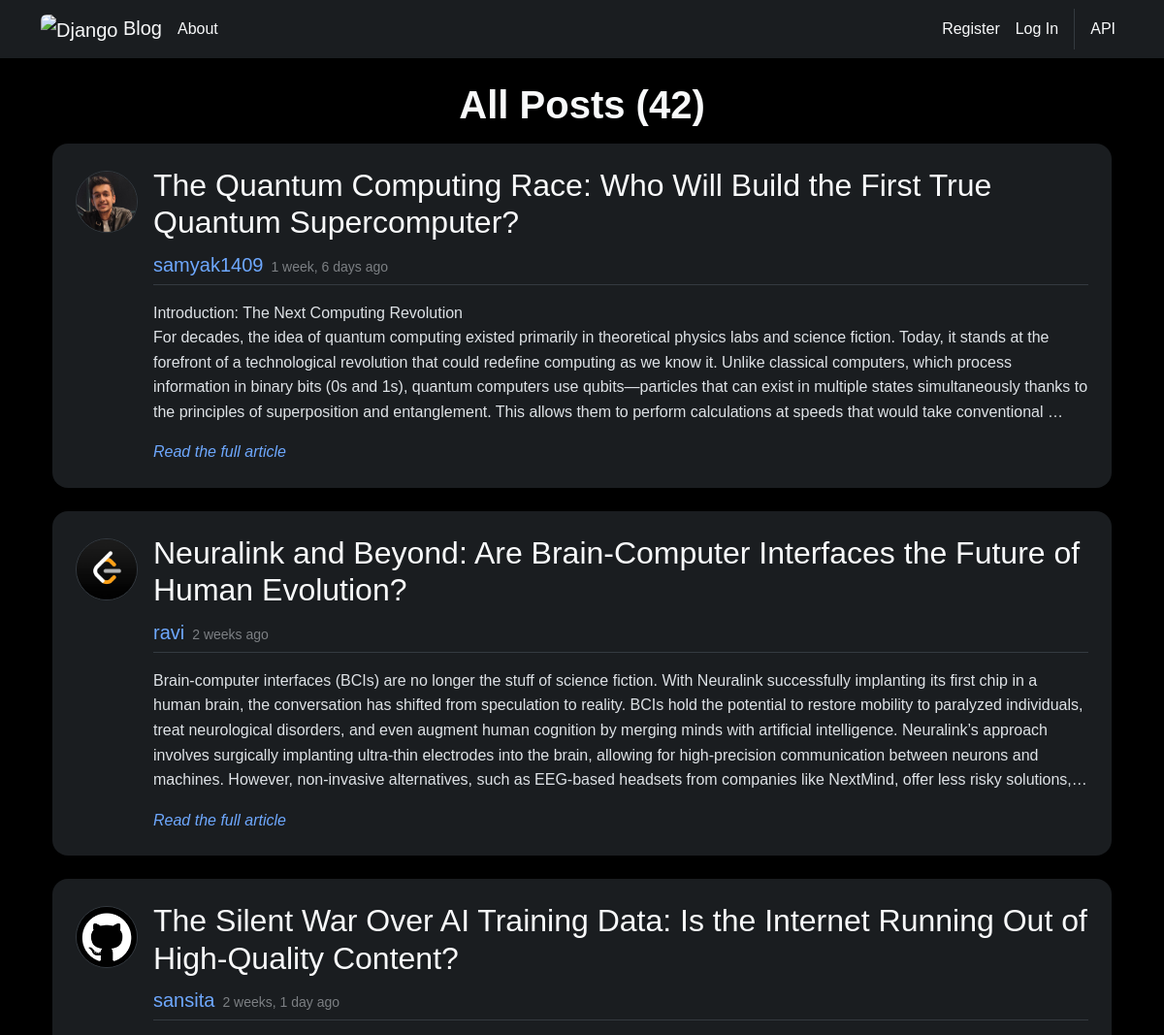
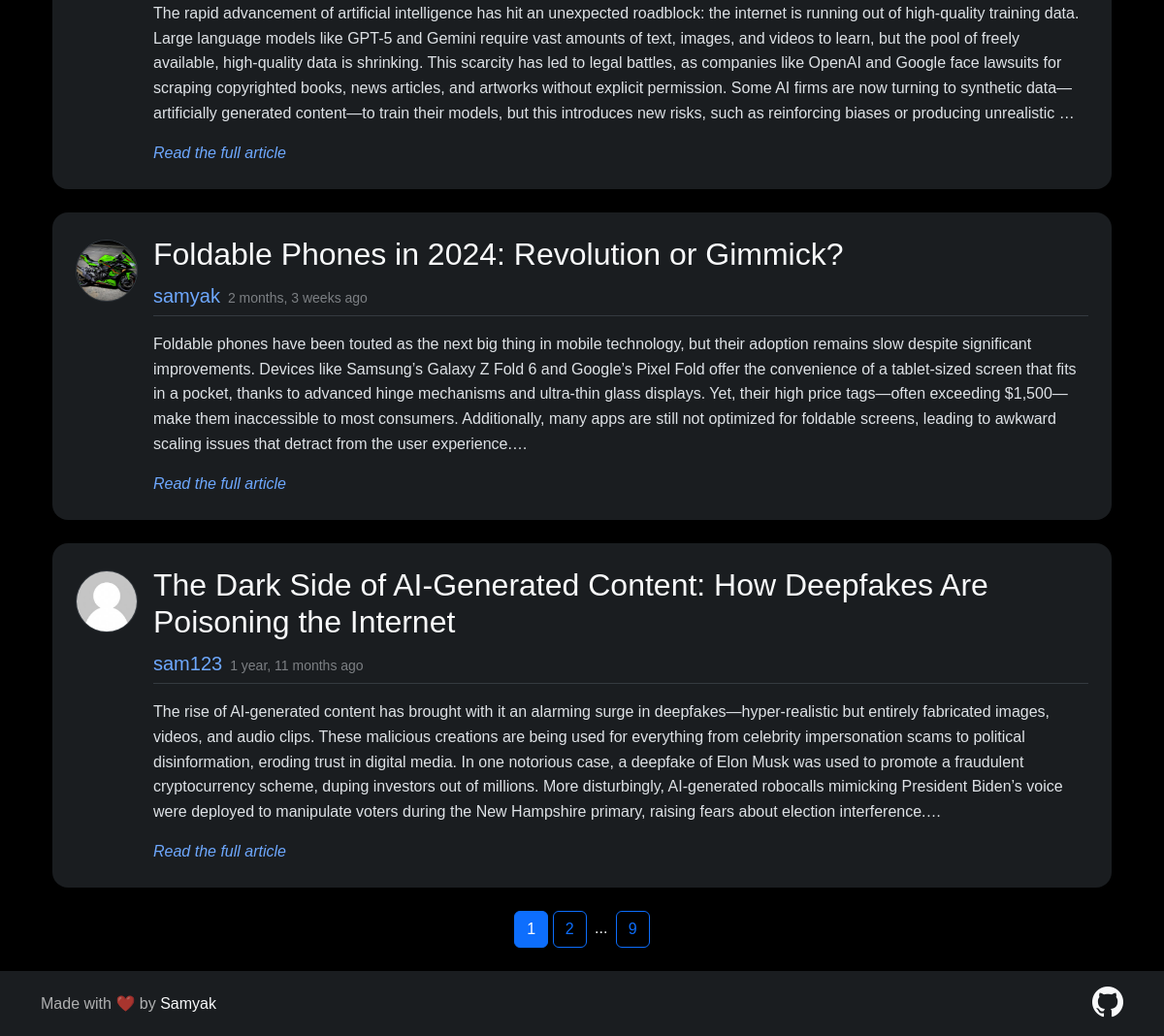
The page / on the database its author committed (2 pictures, top to bottom).
### blog/models.py (models this page shows, shortened)
class Post(models.Model):
    title = models.CharField(max_length=100)
    content = models.TextField()
    '''
    time_posted = models.DateTimeField(auto_now=True)
    '''
    '''
    time_posted = models.DateTimeField(default=timezone.now)
    '''
    time_posted = models.DateTimeField(auto_now_add=True)
    author = models.ForeignKey(to=User, on_delete=models.CASCADE)

### users/models.py (models this page shows, shortened)
class Profile(models.Model):
    user = models.OneToOneField(to=User, on_delete=models.CASCADE)
    pic = models.ImageField(default='Profile Pics/Default.jpg', upload_to='Profile Pics')

### blog/views.py (the view)
# urls.py: path('', PostListView.as_view(), name='home'),  # class-based view
class PostListView(ListView):
    model = Post  # which model to query to show the list
    template_name = 'blog/home.html'  # by default, it looks for f'{app_name}/{model_name}_{view_type}.html'
    context_object_name = 'posts'  # the variable name which will be used in the html code for looping over
    def get_context_data(self, **kwargs):
        context = super().get_context_data(**kwargs)
        if 'title' not in context:
            context['title'] = f'All Posts ({Post.objects.count()})'
        return context
    ordering = ['-time_posted']  # show the objects in reverse order because we want the latest post to show on the top
    paginate_by = 5  # no. of posts to show on a single page

### blog/templates/blog/home.html (shortened to what this page needs)
{% extends 'blog/base.html' %}
{% load tz %}
{% block content %}
  {% for post in posts %}
    <div class="mb-4 p-4 bg-dark-subtle rounded-4">
      <div class="d-flex">
        <a class="d-none d-md-block me-3 mt-1" href="{% url 'user_posts' post.author %}">
          <img class="dp-md rounded-circle border border-dark-subtle" src="{{ post.author.profile.pic.url }}" alt="Author DP">
        </a>
        <div class="w-100">
          {% if request.resolver_match.url_name == 'read' %}
            <h2 class="text-light">{{ post.title|capfirst }}</h2>
          {% else %}
            <h2>
              <a class="link-light link-opacity-75-hover text-decoration-none" href="{% url 'read' post.id %}">
                {{ post.title|capfirst }}
              </a>
            </h2>
          {% endif %}
          <p class="d-flex align-items-baseline text-body-tertiary border-bottom border-dark-subtle pb-1 mb-3">
            <a class="text-decoration-none fs-5 me-2" href="{% url 'user_posts' post.author %}">
              {{ post.author }}
            </a>
            <small data-bs-toggle="tooltip" data-bs-title="{{ post.time_posted|localtime }}">
              {{ post.time_posted|timesince }} ago
            </small>
          </p>
          {% if request.resolver_match.url_name == 'read' %}
            <p class="post-content text-body mb-0">{{ post.content|capfirst }}</p>
          {% else %}
            <p class="post-content text-body limit-content" id="post-{{ post.id }}">{{ post.content|capfirst }}</p>
          {% endif %}
        </div>
      </div>
    </div>
  {% endfor %}
  <div class="text-center mb-4">
    {% if is_paginated %}
      <a class="btn btn-outline-primary active">{{ page_obj.number }}</a>
      {% if page_obj.has_next %}
        <a class="btn btn-outline-primary" href="?page={{ page_obj.next_page_number }}">{{ page_obj.next_page_number }}</a>
        {% if page_obj.number != page_obj.paginator.num_pages|add:'-1' %}
          {% if page_obj.number != page_obj.paginator.num_pages|add:'-2' %}
            <span class="mx-1">...</span>
          {% endif %}
          <a class="btn btn-outline-primary" href="?page={{ page_obj.paginator.num_pages }}">{{ page_obj.paginator.num_pages }}</a>
        {% endif %}
      {% endif %}
    {% endif %}
  </div>
{% endblock content %}

### blog/templates/blog/base.html (shortened to what this page needs)
<!DOCTYPE html>
{% load static %}
<html lang="en" data-bs-theme="dark">
  <head>
    <link href="https://cdn.jsdelivr.net/npm/bootstrap@5.3.6/dist/css/bootstrap.min.css" rel="stylesheet">
    <link rel="stylesheet" href="https://cdn.jsdelivr.net/npm/bootstrap-icons@1.13.1/font/bootstrap-icons.min.css">
    <link href="{% static 'blog/main.css' %}" rel="stylesheet">
    <link href="https://api.fontshare.com/v2/css?f[]=general-sans@400,500,700&display=swap" rel="stylesheet">
  </head>
  <body class="bg-black text-light d-flex flex-column min-vh-100">
    <header class="mb-4">
      <nav class="navbar navbar-expand-md bg-dark-subtle">
        <div class="container">
          <div class="d-flex align-items-center">
            <a class="navbar-brand text-light" href="{% url 'home' %}">
              <img class="rounded" src="https://encrypted-tbn0.gstatic.com/images?q=tbn:ANd9GcTWONTlmhZ6CYb1vm0_84eKRI_-vlgNxlJUrQ&s" alt="Django" height="30"> Blog
            </a>
            <a class="navbar-nav nav-link text-light" href="{% url 'about' %}">About</a>
          </div>
          <div class="collapse navbar-collapse mx-2 mx-md-0 mt-2 mt-md-0" id="navbarSupportedContent">
            <ul class="navbar-nav d-flex align-items-md-center ms-md-auto">
              {% if user.is_authenticated %}
                <li class="nav-item">
                  <a class="nav-link text-light" href="{% url 'create' %}">New Post</a>
                </li>
                <li class="nav-item">
                  <a class="nav-link" href="{% url 'profile' %}" data-bs-toggle="tooltip" data-bs-title="Your Profile">
                    <img class="dp-navbar rounded-circle border border-dark-subtle" src="{{ user.profile.pic.url }}" alt="DP">
                  </a>
                </li>
              {% else %}
                <li class="nav-item">
                  <a class="nav-link text-light" href="{% url 'register' %}">Register</a>
                </li>
                <li class="nav-item">
                  <a class="nav-link text-light" href="{% url 'login' %}">Log In</a>
                </li>
              {% endif %}
              <li class="nav-item">
                <div class="d-none d-md-block border-start border-dark-subtle ms-2 ps-2">
                  <a class="nav-link text-light" href="{% url 'api1' %}">API</a>
                </div>
              </li>
            </ul>
          </div>
        </div>
      </nav>
    </header>
    <div class="container flex-grow-1">
      <div class="container">
        {% if title %}
          <h1 class="text-center mb-3">{{ title }}</h1>
        {% endif %}
        {% block content %}
        {% endblock %}
      </div>
    </div>
    <footer class="bg-dark-subtle px-2">
      <nav class="navbar">
        <div class="container">
          <span class="navbar-text">
            Made with <span class="heart">❤️</span> by <a class="text-decoration-none text-light" href="https://www.linkedin.com/in/samyak1409" target="_blank" data-bs-toggle="tooltip" data-bs-title="Hey!">Samyak</a>
          </span>
          <a href="https://github.com/samyak1409/django" target="_blank">
            <i class="bi bi-github text-light fs-2" data-bs-toggle="tooltip" data-bs-title="Star Project on GitHub"></i>
          </a>
        </div>
      </nav>
    </footer>
  </body>
</html>

### blog/static/blog/main.css (style rules this page uses)
body { font-family: 'General Sans', sans-serif; line-height: 1.6; }
h1 { font-weight: 700; }
* { -webkit-font-smoothing: antialiased; -moz-osx-font-smoothing: grayscale; }
.dp-md { width: 4rem; }
.post-content { white-space: pre-wrap; }
.limit-content { display: -webkit-box; -webkit-box-orient: vertical; -webkit-line-clamp: 5; overflow: hidden; }
.heart { display: inline-block; animation: pulse 1s infinite; transform-origin: center; }

### rows shown on the page
Post: author.profile.pic (picture), title "The Quantum Computing Race: Who Will Build the First True Quantum Supercomputer?", author "samyak1409", time_posted "1 week, 6 days", content "Introduction: The Next Computing Revolution For decades, the idea of quantum computing existed primarily in theoretical physics labs and science fiction. Today, it stands at the forefront of a technological revolution that could redefine computing as we know it. Unlike classical computers, which process information in binary bits (0s and 1s), quantum computers use qubits—particles that can exist in multiple states simultaneously thanks to the principles of superposition and entanglement. This allows them to perform calculations at speeds that would take…"
Post: author.profile.pic (picture), title "Neuralink and Beyond: Are Brain-Computer Interfaces the Future of Human Evolution?", author "ravi", time_posted "2 weeks", content "Brain-computer interfaces (BCIs) are no longer the stuff of science fiction. With Neuralink successfully implanting its first chip in a human brain, the conversation has shifted from speculation to reality. BCIs hold the potential to restore mobility to paralyzed individuals, treat neurological disorders, and even augment human cognition by merging minds with artificial intelligence. Neuralink’s approach involves surgically implanting ultra-thin electrodes into the brain, allowing for high-precision communication between neurons and machines. However, non-invasive alternatives, such as EEG-based headsets from companies like NextMind, offer less risky…"
Post: author.profile.pic (picture), title "The Silent War Over AI Training Data: Is the Internet Running Out of High-Quality Content?", author "sansita", time_posted "2 weeks, 1 day", content "The rapid advancement of artificial intelligence has hit an unexpected roadblock: the internet is running out of high-quality training data. Large language models like GPT-5 and Gemini require vast amounts of text, images, and videos to learn, but the pool of freely available, high-quality data is shrinking. This scarcity has led to legal battles, as companies like OpenAI and Google face lawsuits for scraping copyrighted books, news articles, and artworks without explicit permission. Some AI firms are now turning to synthetic data—artificially generated content—to train their models, but this introduces new risks, such as reinforcing biases or producing…"
Post: author.profile.pic (picture), title "Foldable Phones in 2024: Revolution or Gimmick?", author "samyak", time_posted "2 months, 3 weeks", content "Foldable phones have been touted as the next big thing in mobile technology, but their adoption remains slow despite significant improvements. Devices like Samsung’s Galaxy Z Fold 6 and Google’s Pixel Fold offer the convenience of a tablet-sized screen that fits in a pocket, thanks to advanced hinge mechanisms and ultra-thin glass displays. Yet, their high price tags—often exceeding $1,500—make them inaccessible to most consumers. Additionally, many apps are still not optimized for foldable screens, leading to awkward scaling issues that detract from the user…"
Post: author.profile.pic (placeholder picture), title "The Dark Side of AI-Generated Content: How Deepfakes Are Poisoning the Internet", author "sam123", time_posted "1 year, 11 months", content "The rise of AI-generated content has brought with it an alarming surge in deepfakes—hyper-realistic but entirely fabricated images, videos, and audio clips. These malicious creations are being used for everything from celebrity impersonation scams to political disinformation, eroding trust in digital media. In one notorious case, a deepfake of Elon Musk was used to promote a fraudulent cryptocurrency scheme, duping investors out of millions. More disturbingly, AI-generated robocalls mimicking President Biden’s voice were deployed to manipulate voters during the New Hampshire primary, raising fears about election…"

### other values the page prints
{{ title }} "All Posts (42)"
{{ page_obj.number }} "1"
{{ page_obj.next_page_number }} "2"
{{ page_obj.paginator.num_pages }} "9"
